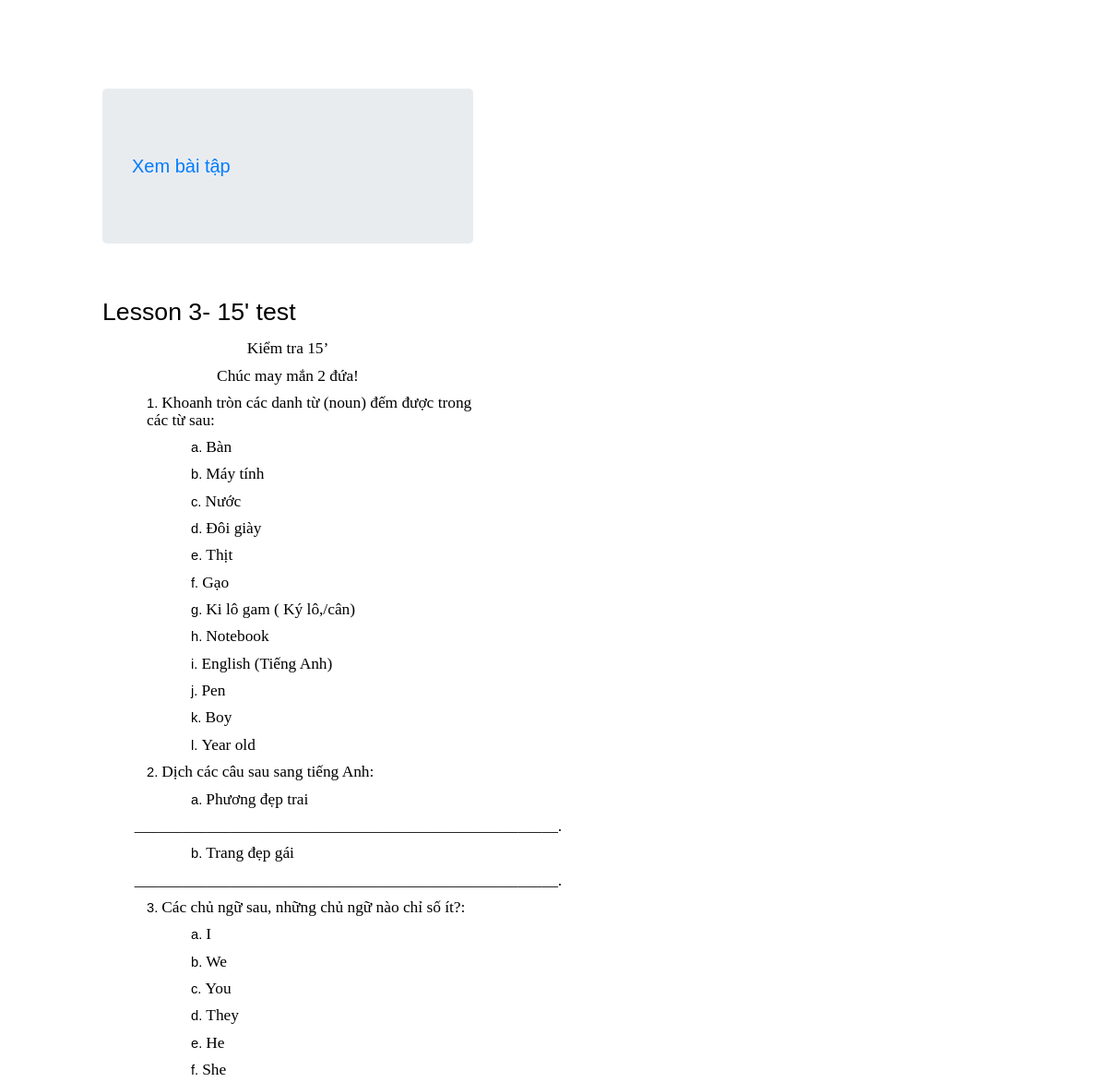
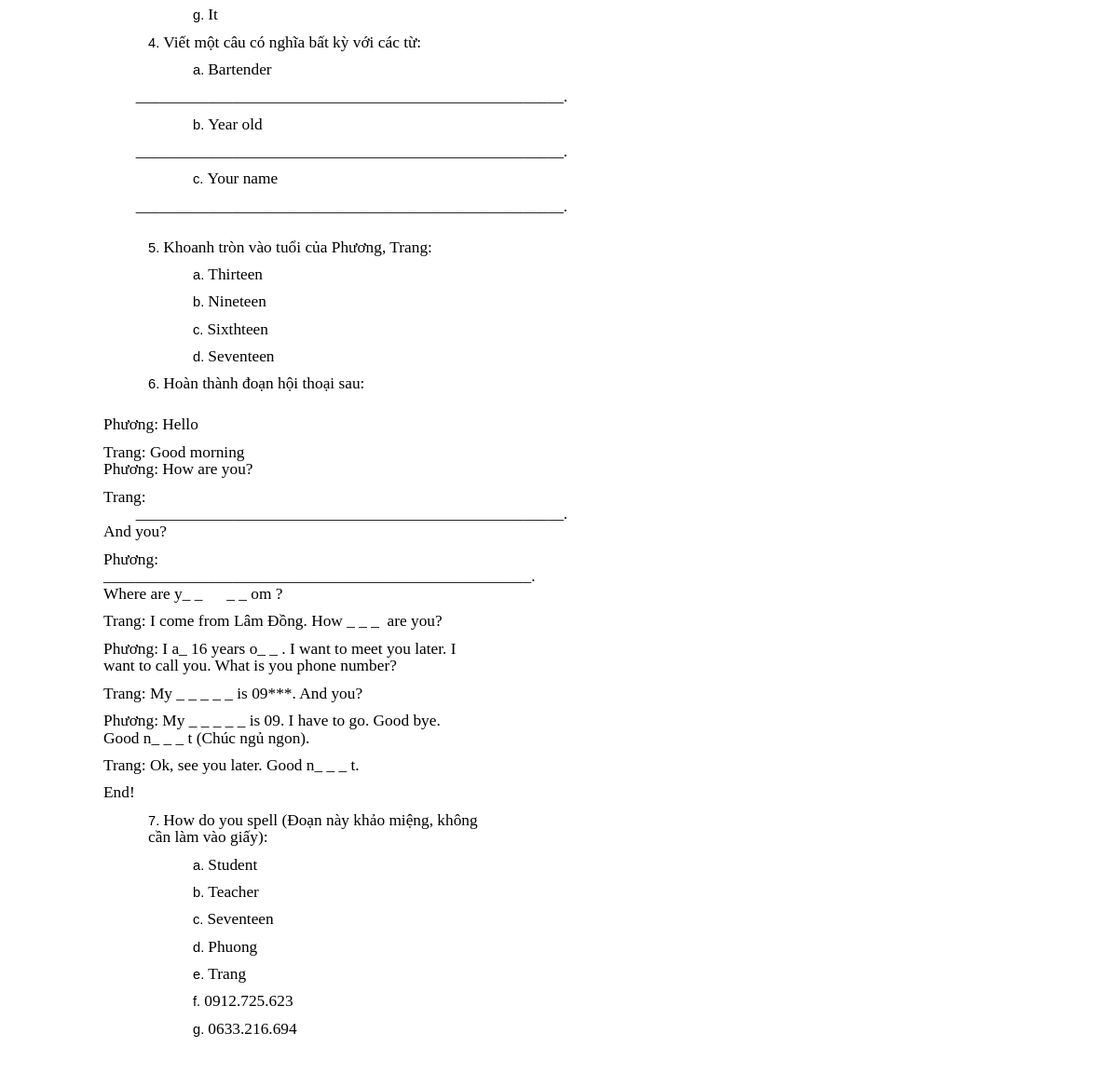
The page /homeworks/4/ on the database its author committed (2 pictures, top to bottom).
### my_app/models.py (models this page shows, shortened)
class Homework(models.Model):
    lecture = models.CharField( max_length=50)
    questions = models.TextField(null = True)
    question_img = models.ImageField( upload_to='homeworks', null='True', blank = 'True')
    answers = []

### my_app/views.py (the view)
# urls.py: path('<int:pk>/', views.HomeworkDetailView.as_view(), name='detail'),
class HomeworkDetailView(DetailView):
    model = Homework

### my_app/templates/my_app/homework_detail.html (shortened to what this page needs)
{% extends 'base.html' %}
{% block Body %}
 <h1> {{homework.lecture}} </h1>
 <p> {{homework.questions|safe|linebreaksbr}} </p>
{% endblock Body %}

### rows shown on the page
Homework: lecture "Lesson 3- 15' test", questions "Kiểm tra 15’ Chúc may mắn 2 đứa! Khoanh tròn các danh từ (noun) đếm được trong các từ sau: Bàn Máy tính Nước Đôi giày Thịt Gạo Ki lô gam ( Ký lô,/cân) Notebook English (Tiếng Anh) Pen Boy Year old Dịch các câu sau sang tiếng Anh: Phương đẹp trai _____________________________________________________. Trang đẹp gái _____________________________________________________. Các chủ ngữ sau, những chủ ngữ nào chỉ số ít?: I We You They He She It Viết một câu có nghĩa bất kỳ với các từ: Bartender _____________________________________________________. Year old _____________________________________________________. Your name _____________________________________________________. Khoanh tròn vào tuổi…"
